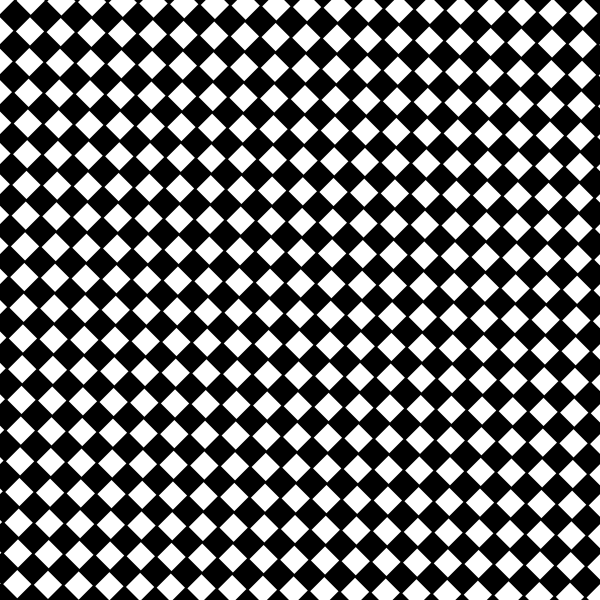
Frame 1 (no input)
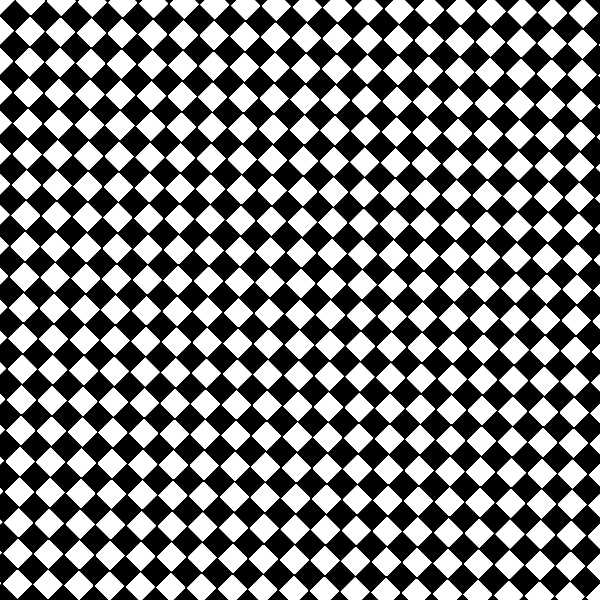
Frame 60 (the mouse pressed at the canvas centre just before this capture)
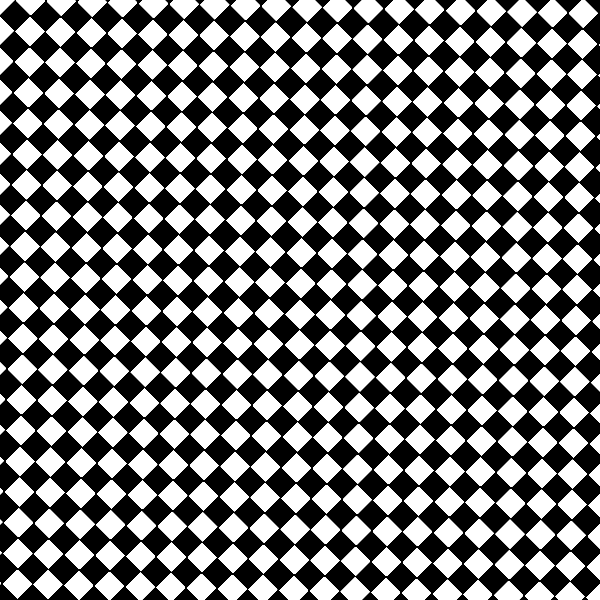
Frame 120 (the mouse held since frame 60 and released just before this capture)

The Processing sketch that drew these frames (run headless with seeded random() and noise(); from frame 60 on, the mouse is pressed at the canvas centre):

// Processing sketch: processing_42965
// ── processing_42965.pde

void setup()
{
  size(600, 600);
  background(0);
  smooth();
  noStroke();
}


void draw()
{
int row = 50;
int column = 50;
float side = 20;

  for (int r = 0; r<row; r++)
  {
    for (int c = 0; c<column; c++)
    {

      pushMatrix();
      translate(r*30, c*30);
      /*
      if (dist(r,c,mouseX,mouseY)>10)
      {
        side++;
      } */
      
      rotate(radians(45));
      fill(255);
      rectMode(CENTER);
      rect(r, c, side, side);
      popMatrix();
     
    }
  }
}
